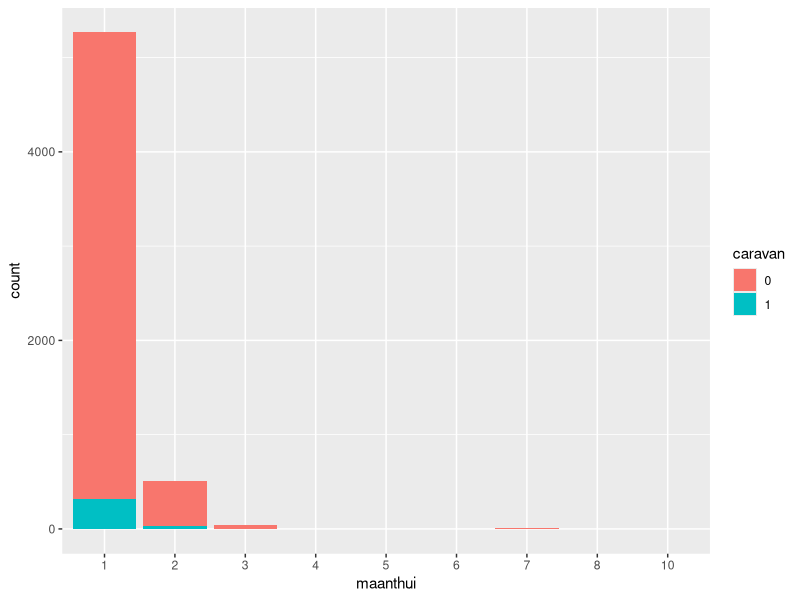

Here is the R script that generated this plot: (Note: this script raises an error after producing the figure.)
## ---- chunk 1
raw <- read.csv('../ticdata2000.csv')
data <- raw # make a backup just in case
## ---- chunk 2
categorical_names <- grep('^m|^caravan', names(data))
data[,categorical_names] <- lapply(data[,categorical_names], as.factor)
## ---- chunk 3
head(data)
str(data)
summary(data)
## ---- chunk 4
require(ggplot2)
## ---- chunk 5
for(i in 1:(ncol(data)-1)){
  
}
ggplot(data, aes(x=maanthui, fill=caravan)) +
  geom_bar()
## ---- chunk 6

## ---- chunk 7
pca <- princomp(data[,-86])
## ---- chunk 8
data$set <- 'Train'
rand <- sample(1:10, nrow(data), replace=T)
data[rand>8, 'set'] <- 'Test'
## ---- chunk 9
table(data$set, data$caravan)
## ---- chunk 10
train <- data[data$set=='Train',-87]
test.x <- data[data$set=='Test',1:85]
test.y <- data[data$set=='Test',86]
## ---- chunk 11
y <- names(data)[86]
x <- paste(names(data)[categorical_names], collapse='+')
f <- as.formula(paste(y, x, sep='~'))
## ---- chunk 12
print(f)
## ---- chunk 13
lrm <- glm(f, train, family=binomial)
## ---- chunk 14
require(rpart)
dt <- rpart(f, data, method='class')
printcp(dt)
## ---- chunk 15

